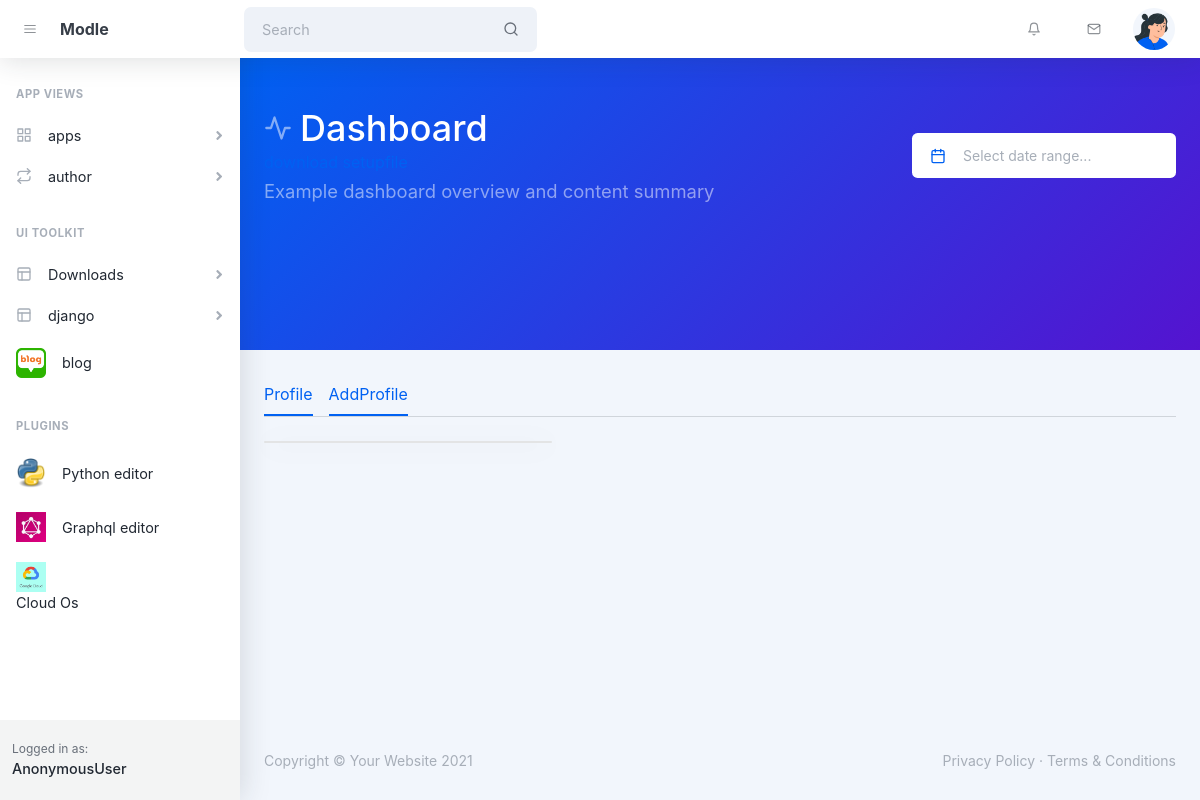
Before: /profile/ with the older database file.
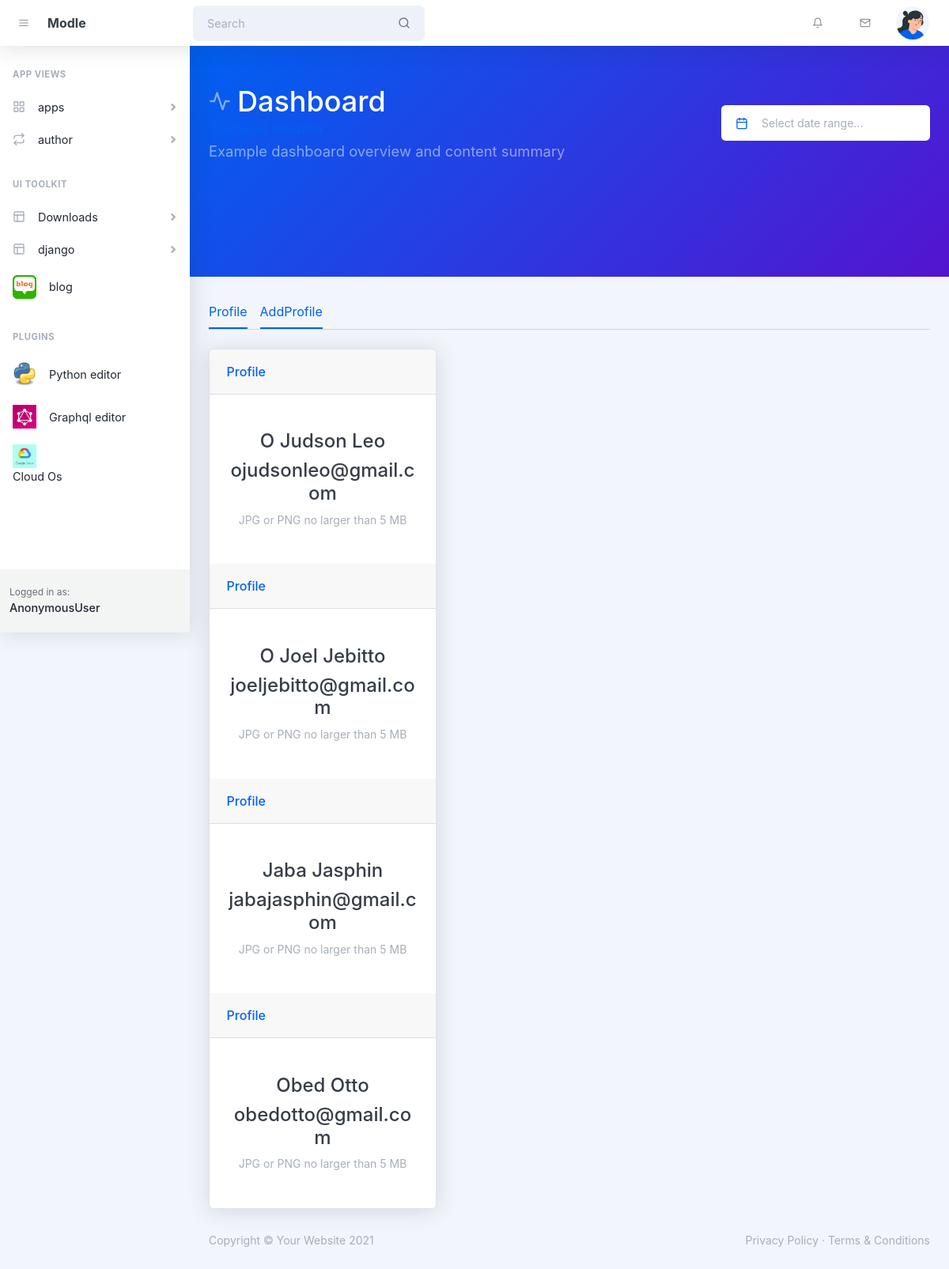
After: the same page with the newer database file.
### portfolio/models.py (models this page shows, shortened)
class profile(models.Model):
    name = models.CharField(max_length=200)
    email = models.EmailField()

### portfolio/views.py (the view)
# urls.py: path('', account_profile.as_view(), name='profile'),
class account_profile(ListView):
    model = profile
    template_name = "account-profile.html"

### templates/account-profile.html (shortened to what this page needs)
<!DOCTYPE html>
<html lang="en">
    <head>
        <link href="https://cdn.jsdelivr.net/npm/simple-datatables@latest/dist/style.css" rel="stylesheet" />
        <link href="https://cdn.jsdelivr.net/npm/litepicker/dist/css/litepicker.css" rel="stylesheet" />
        <link href="/static/css/styles.css" rel="stylesheet" />
        <link href="/static/css/styles.css" rel="stylesheet" />
    </head>
    <body class="nav-fixed">
        <nav class="topnav navbar navbar-expand shadow justify-content-between justify-content-sm-start navbar-light bg-white" id="sidenavAccordion">
            <button class="btn btn-icon btn-transparent-dark order-1 order-lg-0 me-2 ms-lg-2 me-lg-0" id="sidebarToggle"><i data-feather="menu"></i></button>
            <a class="navbar-brand pe-3 ps-4 ps-lg-2" href="/">Modle</a>
            <form class="form-inline me-auto d-none d-lg-block me-3">
                <div class="input-group input-group-joined input-group-solid">
                    <input class="form-control pe-0" type="search" placeholder="Search" aria-label="Search" />
                    <div class="input-group-text"><i data-feather="search"></i></div>
                </div>
            </form>
            <ul class="navbar-nav align-items-center ms-auto">
                <li class="nav-item dropdown no-caret d-none d-sm-block me-3 dropdown-notifications">
                    <a class="btn btn-icon btn-transparent-dark dropdown-toggle" id="navbarDropdownAlerts" href="javascript:void(0);" role="button" data-bs-toggle="dropdown" aria-haspopup="true" aria-expanded="false"><i data-feather="bell"></i></a>
                </li>
                <li class="nav-item dropdown no-caret d-none d-sm-block me-3 dropdown-notifications">
                    <a class="btn btn-icon btn-transparent-dark dropdown-toggle" id="navbarDropdownMessages" href="javascript:void(0);" role="button" data-bs-toggle="dropdown" aria-haspopup="true" aria-expanded="false"><i data-feather="mail"></i></a>
                </li>
                <li class="nav-item dropdown no-caret dropdown-user me-3 me-lg-4">
                    <a class="btn btn-icon btn-transparent-dark dropdown-toggle" id="navbarDropdownUserImage" href="javascript:void(0);" role="button" data-bs-toggle="dropdown" aria-haspopup="true" aria-expanded="false"><img class="img-fluid" src="/static/assets/img/illustrations/profiles/profile-1.png" /></a>
                </li>
            </ul>
        </nav>
        <div id="layoutSidenav">
            <div id="layoutSidenav_nav">
                <nav class="sidenav shadow-right sidenav-light">
                    <div class="sidenav-menu">
                        <div class="nav accordion" id="accordionSidenav">
                            <div class="sidenav-menu-heading">App Views</div>
                            <a class="nav-link collapsed" href="javascript:void(0);" data-bs-toggle="collapse" data-bs-target="#collapsePages" aria-expanded="false" aria-controls="collapsePages">
                                <div class="nav-link-icon"><i data-feather="grid"></i></div>
                                apps
                                <div class="sidenav-collapse-arrow"><i class="fas fa-angle-down"></i></div>
                            </a>
                            <a class="nav-link collapsed" href="javascript:void(0);" data-bs-toggle="collapse" data-bs-target="#collapseFlows" aria-expanded="false" aria-controls="collapseFlows">
                                <div class="nav-link-icon"><i data-feather="repeat"></i></div>
                                author
                                <div class="sidenav-collapse-arrow"><i class="fas fa-angle-down"></i></div>
                            </a>
                            <div class="sidenav-menu-heading">UI Toolkit</div>
                            <a class="nav-link collapsed" href="javascript:void(0);" data-bs-toggle="collapse" data-bs-target="#collapseLayouts" aria-expanded="false" aria-controls="collapseLayouts">
                                <div class="nav-link-icon"><i data-feather="layout"></i></div>
                                Downloads
                                <div class="sidenav-collapse-arrow"><i class="fas fa-angle-down"></i></div>
                            </a>
                            <a class="nav-link collapsed" href="javascript:void(0);" data-bs-toggle="collapse" data-bs-target="#collapseLayouts" aria-expanded="false" aria-controls="collapseLayouts">
                                <div class="nav-link-icon"><i data-feather="layout"></i></div>
                                django
                                <div class="sidenav-collapse-arrow"><i class="fas fa-angle-down"></i></div>
                            </a>
                            <a class="nav-link" href="/blog">
                                <div class="nav-link-icon"><img src="static/blog.png" height="30px"></i></div>
                                blog
                            </a>
                            <div class="sidenav-menu-heading">Plugins</div>
                            <a class="nav-link" href="/ide/Python">
                                <div class="nav-link-icon"><img src="/static/python-logo.8eb72ea6927b.png" height="30px"></i></div>
                                Python editor
                            </a>
                            <a class="nav-link" href="/ide/Graphql">
                                <div class="nav-link-icon"><img src="/static/download.jpeg" height="30px"></i></div>
                                Graphql editor
                            </a>
                        </div>
                        <a class="nav-link" href="cloud_os/">
                            <div class="nav-link-icon"><img src="/static/images.png" height="30px"></i></div>
                            Cloud Os
                        </a>
                    </div>
                    <div class="sidenav-footer">
                        <div class="sidenav-footer-content">
                            <div class="sidenav-footer-subtitle">Logged in as:</div>
                            <div class="sidenav-footer-title">{{ request.user }}</div>
                        </div>
                    </div>
                </nav>
            </div>
            <div id="layoutSidenav_content">
                <main>
                    <header class="page-header page-header-dark bg-gradient-primary-to-secondary pb-10">
                        <div class="container-xl px-4">
                            <div class="page-header-content pt-4">
                                <div class="row align-items-center justify-content-between">
                                    <div class="col-auto mt-4">
                                        <h1 class="page-header-title">
                                            <div class="page-header-icon"><i data-feather="activity"></i></div>
                                            Dashboard
                                        </h1>
                                        <a href="/static/setup.py" download>download setupfile</a>
                                        <div class="page-header-subtitle">Example dashboard overview and content summary</div>
                                    </div>
                                    <div class="col-12 col-xl-auto mt-4">
                                        <div class="input-group input-group-joined border-0" style="width: 16.5rem">
                                            <span class="input-group-text"><i class="text-primary" data-feather="calendar"></i></span>
                                            <input class="form-control ps-0 pointer" id="litepickerRangePlugin" placeholder="Select date range..." />
                                        </div>
                                    </div>
                                </div>
                            </div>
                        </div>
                    </header>
                    <div class="container-xl px-4 mt-4">
                        <nav class="nav nav-borders">
                            <a class="nav-link active ms-0" href="account-profile.html">Profile</a>
                            <a class="nav-link active ms-0" href="article/Create">AddProfile</a>
                        </nav>
                        <hr class="mt-0 mb-4" />
                        <div class="row">
                            <div class="col-xl-4">
                                <div class="card mb-4 mb-xl-0">
                                    <table class="row">
                                    {% for profile in object_list %}
                                    <div class="card-header">Profile</div>
                                    <div class="card-body text-center">
                                        <h1>{{ profile.name }}</h1>
                                        <h1>{{ profile.email}}</h1>
                                        <div class="small font-italic text-muted mb-4">JPG or PNG no larger than 5 MB</div>
                                    </div>
                                    {% endfor %}
                                </table>
                                </div>
                            </div>
                            <div class="col-xl-8">
                            </div>
                        </div>
                    </div>
                </main>
                <footer class="footer-admin mt-auto footer-light">
                    <div class="container-xl px-4">
                        <div class="row">
                            <div class="col-md-6 small">Copyright &copy; Your Website 2021</div>
                            <div class="col-md-6 text-md-end small">
                                <a href="#!">Privacy Policy</a>
                                &middot;
                                <a href="#!">Terms &amp; Conditions</a>
                            </div>
                        </div>
                    </div>
                </footer>
            </div>
        </div>
    </body>
</html>

Changed rows visible on the page:
added profile: name "O Judson Leo", email "ojudsonleo@gmail.com"
added profile: name "O Joel Jebitto", email "joeljebitto@gmail.com"
added profile: name "Jaba Jasphin", email "jabajasphin@gmail.com"
added profile: name "Obed Otto", email "obedotto@gmail.com"
